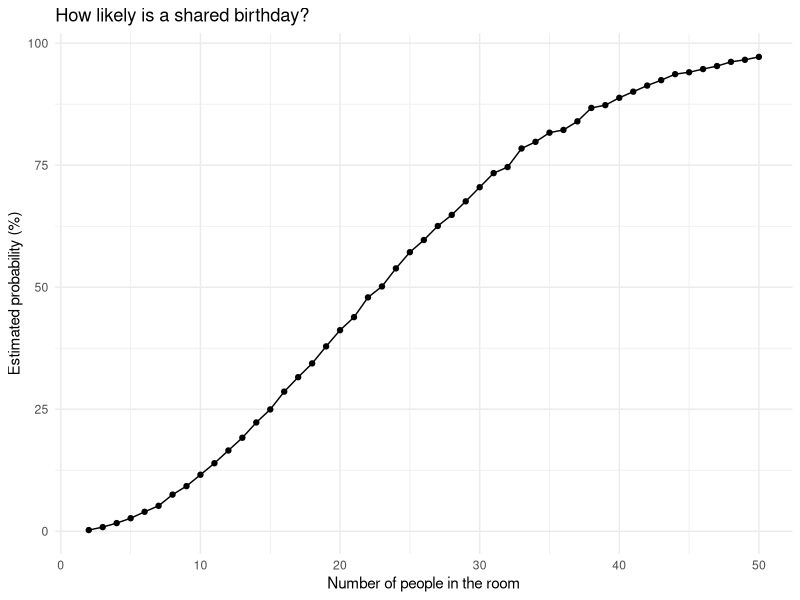

Here is the R script that generated this plot: (Note: this script raises an error after producing the figure.)
## ---- chunk 1
library(tidyverse)
set.seed(1)

knitr::opts_chunk$set(
  fig.width = 7,
  fig.asp = .6,
  out.width = "90%"
)
theme_set(theme_minimal() + theme(legend.position = "bottom"))
## ---- chunk 2
sim_birthday = function(n) {
  birthdays = sample(1:365, n, replace = TRUE)
  n_distinct(birthdays) < n
}
## ---- chunk 3
birthday_sims =
  expand_grid(group_size = 2:50, iter = 1:10000) |>
  mutate(shared = map_lgl(group_size, sim_birthday))

birthday_prob =
  birthday_sims |>
  group_by(group_size) |>
  summarize(prob = mean(shared))
## ---- chunk 4
birthday_prob |>
  ggplot(aes(x = group_size, y = 100 * prob)) +
  geom_point() +
  geom_line() +
  labs(
    title = "How likely is a shared birthday?",
    x = "Number of people in the room",
    y = "Estimated probability (%)"
  )
## ---- chunk 5
file_df = tibble(
  files = list.files("data/hw5_data/"),
  path = str_c("data/hw5_data/", files)
)
## ---- chunk 6
study_wide =
  file_df |>
  mutate(data = map(path, read_csv, show_col_types = FALSE)) |>
  unnest(cols = data)
## ---- chunk 7
study_long =
  study_wide |>
  mutate(
    subj = str_replace(files, "\\.csv$", ""),
    arm = str_sub(subj, 1, 3),
    arm = case_when(
      arm == "con" ~ "control",
      arm == "exp" ~ "experimental"
    )
  ) |>
  pivot_longer(
    week_1:week_8,
    names_prefix = "week_",
    names_to = "week",
    values_to = "outcome"
  ) |>
  mutate(week = as.numeric(week)) |>
  select(subj, arm, week, outcome)
## ---- chunk 8
study_long |>
  ggplot(aes(x = week, y = outcome, group = subj, color = arm)) +
  geom_point() +
  geom_path() +
  facet_grid(~arm) +
  scale_x_continuous(breaks = 1:8) +
  labs(
    title = "Weekly outcomes by study arm",
    x = "Week",
    y = "Observed outcome"
  ) +
  theme(legend.position = "none")
## ---- chunk 9
sim_t_test = function(true_mu) {
  x = rnorm(30, mean = true_mu, sd = 5)

  t.test(x, mu = 0) |>
    broom::tidy() |>
    select(mu_hat = estimate, p_value = p.value)
}
## ---- chunk 10
test_sims =
  expand_grid(true_mu = 0:6, iter = 1:5000) |>
  mutate(result = map(true_mu, sim_t_test)) |>
  unnest(cols = result) |>
  mutate(reject = p_value < 0.05)
## ---- chunk 11
power_df =
  test_sims |>
  group_by(true_mu) |>
  summarize(reject_rate = mean(reject))

power_df |>
  ggplot(aes(x = true_mu, y = reject_rate)) +
  geom_point() +
  geom_line() +
  scale_x_continuous(breaks = 0:6) +
  scale_y_continuous(limits = c(0, 1)) +
  labs(
    title = "Rejection rate by true mean",
    x = "True mean",
    y = "Proportion of tests rejecting the null"
  )
